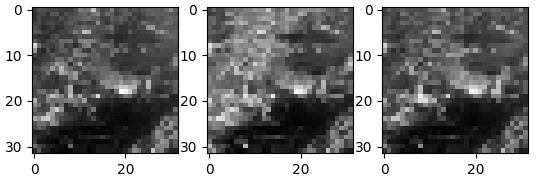

The script that drew this image:
import numpy as np
import cv2
import matplotlib.pyplot as plt

height, width = 64, 64

img = cv2.imread("akahara_0001.jpg")
img = cv2.resize(img, (width, height)).astype(np.float32)

np.random.seed(0)

in_c = img.shape[-1]
k_size = 2
stride = 2
pad = 0

pad_img = np.zeros((pad * 2 + height, pad * 2 + width, in_c), np.float32)
pad_img[pad: pad+height, pad: pad+width] = img

out_height = (height + pad) // stride
out_width = (width + pad) // stride

out = np.zeros((out_height, out_width, in_c), dtype=np.float32)

for y in range(out_height):
    for x in range(out_width):
        for c in range(in_c):
            out[y, x, c] = np.mean(pad_img[y * stride: y * stride + k_size,
                                           x * stride: x * stride + k_size, c])

for i in range(in_c):
    plt.subplot(1,in_c,i+1)
    plt.imshow(out[..., i], cmap='gray')

plt.show()
